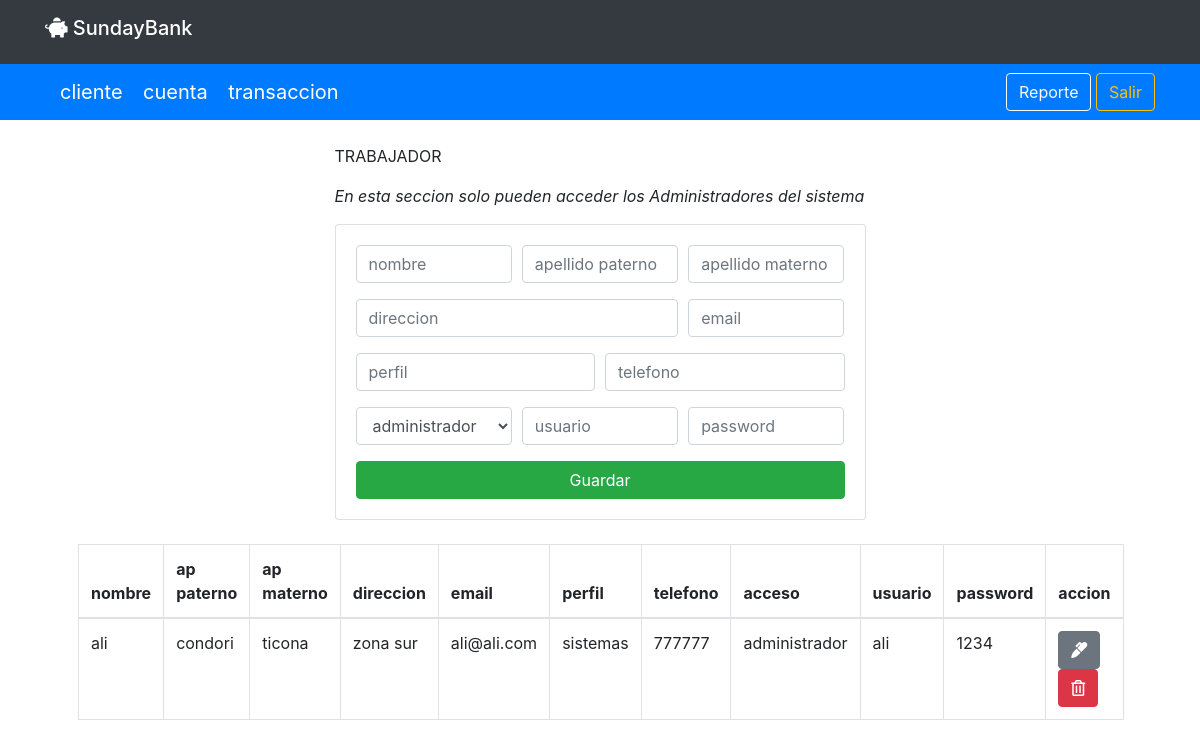
/crud_trabajador/trabajador.php, run on the app's committed database.
### tables this page shows
create table trabajador(
idtrabajador int AUTO_INCREMENT PRIMARY KEY,
nombre varchar(50) not null,
app varchar(50) not null,
apm varchar(50) not null,
direccion varchar(100) not null,
email varchar(50) not null,
 
perfil varchar(50) not null,
telefono varchar(50) not null,
 
acceso varchar(20) not null, 
 
usuario varchar(20) not null,
password varchar(20) not null
);

### crud_trabajador/trabajador.php (the view, shortened to what this page needs)
<?php include("../db.php") ?>
<?php include("../includes/header.php") ?>
<nav class="navbar navbar-dark bg-primary">
    <div class="container">
        <div class="col-md-8">
            <a href="../crud_cliente/cliente.php" class="navbar-brand">cliente</a>
            <a href="../crud_cuenta/cuenta.php" class="navbar-brand">cuenta</a>
            <a href="../crud_transaccion/transaccion.php" class="navbar-brand">transaccion</a>
        </div>
        <div class="row ">
            <div class="col-md-12">
                <a href="../reporte.php" class="btn btn-outline-light">Reporte</a>
                <a href="../close.php" class="btn btn-outline-warning">Salir</a>
            </div>
        </div>
    </div>
</nav>
    <div class="container p-4">
        <div class="row justify-content-center">
            <div class="col-md-6">
                <p class="text-uppercase">trabajador</p>
                <p class="font-italic">En esta seccion solo pueden acceder los Administradores del sistema</p>
                <div class="card card-body">
                    <form action="save_task.php" method="POST">
                        <div class="form-row">
                            <div class="form-group col-md-4">
                            <input type="text" name="nombre" class="form-control" placeholder="nombre" autofocus>
                            </div>
                            <div class="form-group col-md-4">
                            <input type="text" name="app" class="form-control" placeholder="apellido paterno">
                             </div>
                             <div class="form-group col-md-4">
                            <input type="text" name="apm" class="form-control" placeholder="apellido materno">
                            </div>
                        </div>
                        <div class="form-row">
                            <div class="form-group col-md-8">
                            <input type="text" name="direccion" class="form-control" placeholder="direccion">
                            </div>
                            <div class="form-group col-md-4">
                            <input type="email" name="email" class="form-control" placeholder="email">
                            </div>
                        </div>
                        <div class="form-row">
                            <div class="form-group col-md-6">
                                <input type="text" name="perfil" class="form-control" placeholder="perfil">
                            </div>
                            <div class="form-group col-md-6">
                                <input type="number" name="telefono" class="form-control" placeholder="telefono">
                            </div>
                        </div>
                        <div class="form-row">
                            <div class="form-group col-md-4">
                                <select class="form-control" name="acceso" id="option">
                                <option value="administrador">administrador</option>
                                </select>
                            </div>
                            <div class="form-group col-md-4">
                                <input type="text" name="usuario" class="form-control" placeholder="usuario">
                            </div>
                            <div class="form-group col-md-4">
                                <input type="password" name="password" class="form-control" placeholder="password">
                            </div>
                        </div>
                        <input type="submit" class="btn btn-success btn-block" name="save_task" value="Guardar">
                    </form>
                </div>
            </div>
        </div>
        <div class="row p-4">
        <div class="col-md-12">
                  <table class="table table-bordered">
                    <thead>
                        <tr>
                            <th>nombre</th>
                            <th>ap paterno</th>
                            <th>ap materno</th>
                            <th>direccion</th>
                            <th>email</th>
                            <th>perfil</th>
                            <th>telefono</th>
                            <th>acceso</th>
                            <th>usuario</th>
                            <th>password</th>
                            <th>accion</th>
                        </tr>
                    </thead>
                    <tbody>
                        <?php
                        $query = "select * from trabajador";
                        $result_tasks = mysqli_query($conn,$query);
                        while($row = mysqli_fetch_array($result_tasks)){?>
                            <tr>
                                <td><?php echo $row['nombre']?></td>
                                <td><?php echo $row['app']?></td>
                                <td><?php echo $row['apm']?></td>
                                <td><?php echo $row['direccion']?></td>
                                <td><?php echo $row['email']?></td>
                                <td><?php echo $row['perfil']?></td>
                                <td><?php echo $row['telefono']?></td>
                                <td><?php echo $row['acceso']?></td>
                                <td><?php echo $row['usuario']?></td>
                                <td><?php echo $row['password']?></td>
                                <td>
                                    <a href="edit.php?id=<?php echo $row['idtrabajador']?>" class="btn btn-secondary"><i class="fas fa-marker"></i></a>
                                    <a href="delete_task.php?id=<?php echo $row['idtrabajador']?>" class="btn btn-danger"><i class="far fa-trash-alt"></i></a>
                                </td>
                            </tr>
                        <?php } ?>
                    </tbody>
                  </table>
            </div>
        </div>
        </div>
<?php include("../includes/footer.php") ?>

### data on the page
trabajador: nombre "ali", app "condori", apm "ticona", direccion "zona sur", email "ali@ali.com", perfil "sistemas", telefono "777777", acceso "administrador", usuario "ali", password "1234"
